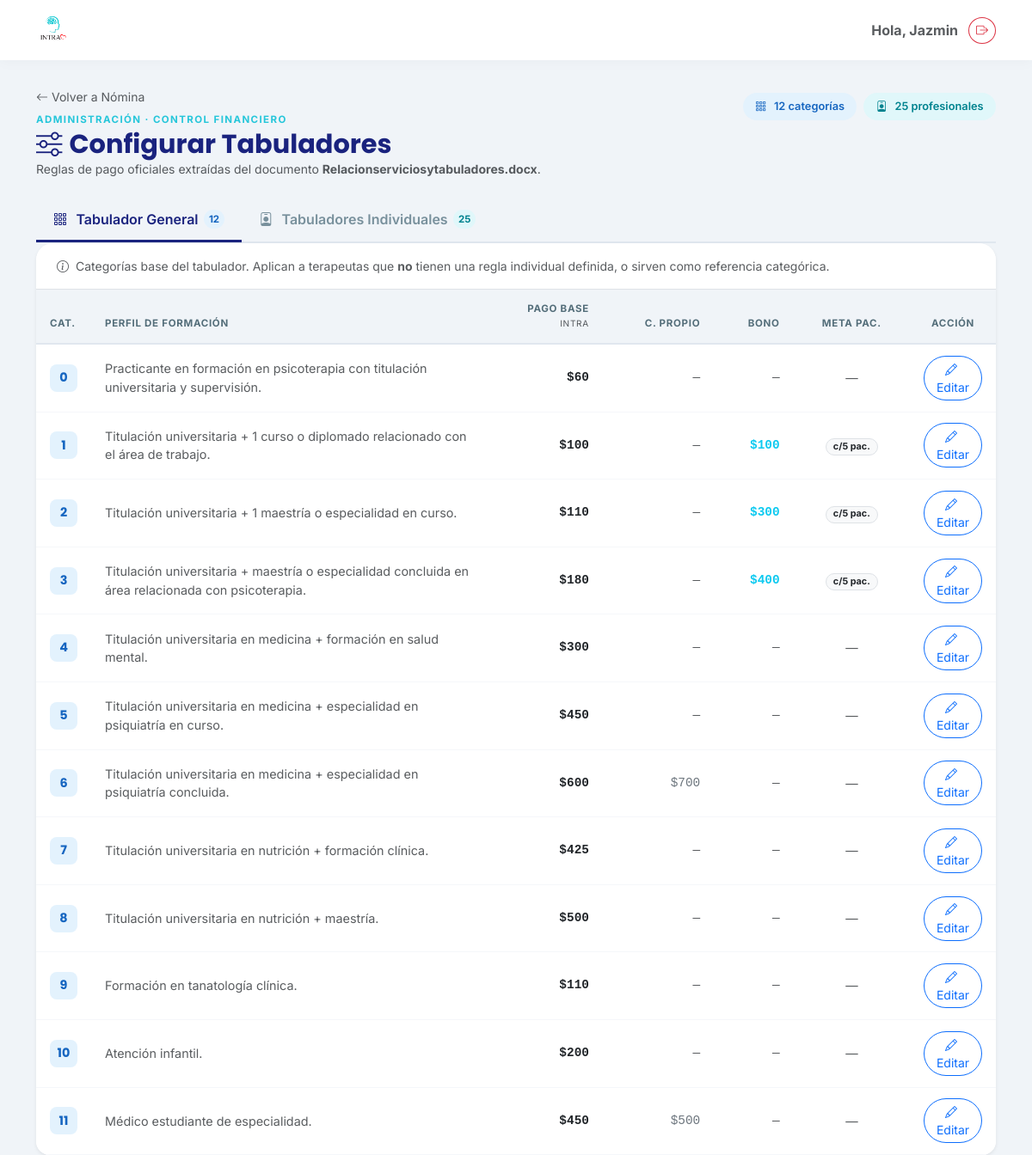
The app's page /nomina/tabuladores/ (signed in) with its own data.
### clinica/models.py (models this page shows, shortened)
class TabuladorGeneral(models.Model):
    numero = models.IntegerField(unique=True, help_text="Número de categoría (0 al 11).")
    descripcion = models.TextField(help_text="Perfil de formación que corresponde a esta categoría.")
    pago_base = models.DecimalField(max_digits=8, decimal_places=2,
                                    help_text="Monto fijo por sesión en consultorio INTRA.")
    pago_consultorio_propio = models.DecimalField(
        max_digits=8, decimal_places=2, null=True, blank=True,
        help_text="Monto alternativo si la sesión es en consultorio del terapeuta (cats. 6 y 11)."
    )
    bono_monto = models.DecimalField(max_digits=8, decimal_places=2, null=True, blank=True,
                                     help_text="Monto del bono al alcanzar el umbral de pacientes.")
    bono_umbral_pacientes = models.IntegerField(
        null=True, blank=True,
        help_text="Número de pacientes semanales necesarios para activar el bono (repetible)."
    )
    class Meta:
        verbose_name = "Tabulador General"
        verbose_name_plural = "Tabulador General"
        ordering = ['numero']

### clinica/views.py (the view)
# urls.py: path('nomina/tabuladores/', clinica_views.tabuladores_config, name='tabuladores_config'),
@login_required
def tabuladores_config(request):
    if not request.user.is_staff:
        return redirect('home')
    from .models import TabuladorGeneral, ReglaTerapeuta
    categorias = TabuladorGeneral.objects.order_by('numero')
    reglas = (
        ReglaTerapeuta.objects
        .select_related('terapeuta', 'tabulador_base')
        .order_by('terapeuta__nombre')
    )
    ids_con_regla = reglas.values_list('terapeuta_id', flat=True)
    sin_regla = Terapeuta.objects.filter(activo=True).exclude(id__in=ids_con_regla).order_by('nombre')
    return render(request, 'clinica/tabuladores_config.html', {
        'categorias': categorias,
        'reglas': reglas,
        'sin_regla': sin_regla,
    })

### clinica/templates/clinica/tabuladores_config.html (shortened to what this page needs)
{% extends 'clinica/base.html' %}
{% block content %}
<div class="d-flex flex-wrap justify-content-between align-items-start gap-3 mb-4">
    <div>
        <a href="{% url 'nomina_lista' %}"
           class="text-decoration-none text-muted small d-inline-flex align-items-center gap-1 mb-2">
            <i class="bi bi-arrow-left"></i> Volver a Nómina
        </a>
        <p class="nom-eyebrow">Administración · Control Financiero</p>
        <h2 class="nom-title"><i class="bi bi-sliders me-2"></i>Configurar Tabuladores</h2>
        <p class="text-muted small mb-0">
            Reglas de pago oficiales extraídas del documento
            <strong>Relacionserviciosytabuladores.docx</strong>.
        </p>
    </div>
    <div class="d-flex align-items-center gap-2 mt-2">
        <span class="badge-resumen">
            <i class="bi bi-grid-3x3-gap me-1"></i>{{ categorias|length }} categorías
        </span>
        <span class="badge-resumen badge-resumen--teal">
            <i class="bi bi-person-badge me-1"></i>{{ reglas|length }} profesionales
        </span>
    </div>
</div>
<ul class="nav nav-tabs tab-nomina mb-0" id="tabsTabulador" role="tablist">
    <li class="nav-item" role="presentation">
        <button class="nav-link active fw-semibold" id="tab-general-btn"
                data-bs-toggle="tab" data-bs-target="#tabGeneral"
                type="button" role="tab">
            <i class="bi bi-grid-3x3-gap me-1"></i>Tabulador General
            <span class="tab-count">{{ categorias|length }}</span>
        </button>
    </li>
    <li class="nav-item" role="presentation">
        <button class="nav-link fw-semibold" id="tab-individual-btn"
                data-bs-toggle="tab" data-bs-target="#tabIndividual"
                type="button" role="tab">
            <i class="bi bi-person-badge me-1"></i>Tabuladores Individuales
            <span class="tab-count tab-count--teal">{{ reglas|length }}</span>
        </button>
    </li>
</ul>
<div class="tab-content" id="tabsTabuladorContent">
    <div class="tab-pane fade show active" id="tabGeneral" role="tabpanel">
        <div class="card shadow-sm border-0 rounded-bottom-4 overflow-hidden">
            <div class="card-header bg-white border-bottom px-4 py-3">
                <p class="text-muted small mb-0">
                    <i class="bi bi-info-circle me-1"></i>
                    Categorías base del tabulador. Aplican a terapeutas que <strong>no</strong> tienen
                    una regla individual definida, o sirven como referencia categórica.
                </p>
            </div>
            <div class="card-body p-0">
                <div class="table-responsive">
                    <table class="table table-hover align-middle mb-0 tabla-tabulador">
                        <thead>
                            <tr>
                                <th style="width:56px">Cat.</th>
                                <th>Perfil de formación</th>
                                <th class="text-end">Pago Base<br><small class="fw-normal text-muted">INTRA</small></th>
                                <th class="text-end">C. Propio</th>
                                <th class="text-end">Bono</th>
                                <th class="text-center">Meta pac.</th>
                                <th class="text-center" style="width:100px">Acción</th>
                            </tr>
                        </thead>
                        <tbody>
                            {% for cat in categorias %}
                            <tr>
                                <td class="text-center">
                                    <span class="cat-badge">{{ cat.numero }}</span>
                                </td>
                                <td class="text-muted small" style="max-width:340px">
                                    {{ cat.descripcion }}
                                </td>
                                <td class="text-end font-monospace fw-bold text-dark">
                                    ${{ cat.pago_base|floatformat:0 }}
                                </td>
                                <td class="text-end font-monospace text-secondary">
                                    {% if cat.pago_consultorio_propio %}
                                        ${{ cat.pago_consultorio_propio|floatformat:0 }}
                                    {% else %}
                                        <span class="text-muted">—</span>
                                    {% endif %}
                                </td>
                                <td class="text-end font-monospace">
                                    {% if cat.bono_monto %}
                                        <span class="text-info fw-semibold">${{ cat.bono_monto|floatformat:0 }}</span>
                                    {% else %}
                                        <span class="text-muted">—</span>
                                    {% endif %}
                                </td>
                                <td class="text-center">
                                    {% if cat.bono_umbral_pacientes %}
                                        <span class="badge bg-light text-dark border rounded-pill px-2">
                                            c/{{ cat.bono_umbral_pacientes }} pac.
                                        </span>
                                    {% else %}
                                        <span class="text-muted">—</span>
                                    {% endif %}
                                </td>
                                <td class="text-center">
                                    <button type="button"
                                        class="btn btn-sm btn-outline-primary rounded-pill btn-editar-cat"
                                        data-id="{{ cat.id }}"
                                        data-numero="{{ cat.numero }}"
                                        data-descripcion="{{ cat.descripcion|escapejs }}"
                                        data-pago_base="{{ cat.pago_base }}"
                                        data-pago_consultorio_propio="{{ cat.pago_consultorio_propio|default:'' }}"
                                        data-bono_monto="{{ cat.bono_monto|default:'' }}"
                                        data-bono_umbral_pacientes="{{ cat.bono_umbral_pacientes|default:'' }}"
                                        data-url="{% url 'tabuladores_editar_categoria' cat.id %}"
                                        data-bs-toggle="modal" data-bs-target="#modalCategoria">
                                        <i class="bi bi-pencil me-1"></i>Editar
                                    </button>
                                </td>
                            </tr>
                            {% endfor %}
                        </tbody>
                    </table>
                </div>
            </div>
        </div>
    </div>
</div>
{% endblock %}

### clinica/templates/clinica/base.html (shortened to what this page needs)
{% load static %}
<!DOCTYPE html>
<html lang="es">
<head>
    <link href="https://cdn.jsdelivr.net/npm/bootstrap@5.3.0/dist/css/bootstrap.min.css" rel="stylesheet">
    <link rel="stylesheet" href="https://cdn.jsdelivr.net/npm/bootstrap-icons@1.10.5/font/bootstrap-icons.css">
</head>
<body>
    <nav class="navbar navbar-expand-lg fixed-top">
        <div class="container">
            <a class="navbar-brand d-flex align-items-center" href="{% url 'home' %}">
               <img src="{% static 'clinica/images/logo.png' %}" alt="Logo INTRA" class="me-2">
            </a>
            <div class="d-flex align-items-center gap-2">
                <span class="me-1 text-muted fw-bold d-none d-md-block">
                    Hola, {{ user.username|title }}
                </span>
<form action="{% url 'logout' %}" method="post">
                    <button type="submit" class="btn btn-outline-danger btn-sm rounded-circle" title="Cerrar Sesión">
                        <i class="bi bi-box-arrow-right"></i>
                    </button>
                </form>
            </div>
        </div>
    </nav>
    <div class="container" style="margin-top: 100px;">
        {% block content %}
        {% endblock %}
    </div>
</body>
<link href="https://cdn.jsdelivr.net/npm/select2@4.1.0-rc.0/dist/css/select2.min.css" rel="stylesheet" />
<link rel="stylesheet" href="https://cdn.jsdelivr.net/npm/select2-bootstrap-5-theme@1.3.0/dist/select2-bootstrap-5-theme.min.css" />
</html>

### clinica/templates/clinica/base.html (style rules this page uses)
:root { --intra-primary: #26C6DA; --intra-secondary: #EF5350; --intra-dark: #37474F; --intra-light: #F0F4F8; --intra-white: #FFFFFF; }
body { background-color: var(--intra-light); font-family: 'Inter', sans-serif; color: var(--intra-dark); }
h1, h2, h3, h4, h5, .navbar-brand { font-family: 'Poppins', sans-serif; }
.card { border: none; border-radius: 20px; box-shadow: 0 10px 30px rgba(0,0,0,0.05); }
.navbar { background-color: var(--intra-white); box-shadow: 0 2px 15px rgba(0,0,0,0.03); padding-top: 10px; padding-bottom: 10px; }
.navbar-brand img { height: 40px; width: auto; }

### clinica/templates/clinica/tabuladores_config.html (style rules this page uses)
.nom-eyebrow { font-size: 0.72rem; font-weight: 700; letter-spacing: 0.12em; text-transform: uppercase; color: #26C6DA; margin-bottom: 0.1rem; }
.nom-title { font-family: 'Poppins', sans-serif; font-weight: 700; color: #1A237E; font-size: 1.9rem; margin-bottom: 0; }
.badge-resumen { display: inline-flex; align-items: center; gap: 0.3rem; padding: 0.4rem 0.9rem; border-radius: 50px; background: #E3F2FD; color: #1565C0; font-size: 0.8rem; font-weight: 600; }
.badge-resumen--teal { background: #E0F7FA; color: #00838F; }
.tab-nomina { border-bottom: 2px solid #E0E7EF; }
.tab-nomina .nav-link { color: #78909C; border: none; border-radius: 0; padding: 0.75rem 1.25rem; border-bottom: 3px solid transparent; transition: all 0.2s; display: flex; align-items: center; gap: 0.4rem; }
.tab-nomina .nav-link.active { color: #1A237E; border-bottom-color: #1A237E; background: transparent; font-weight: 700; }
.tab-count { display: inline-flex; align-items: center; justify-content: center; min-width: 22px; height: 22px; padding: 0 6px; border-radius: 50px; font-size: 0.72rem; font-weight: 700; background: #E3F2FD; color: #1565C0; }
.tab-count--teal { background: #E0F7FA; color: #00838F; }
.tabla-tabulador thead th { background: #F0F4F8; color: #546E7A; font-size: 0.72rem; font-weight: 700; letter-spacing: 0.06em; text-transform: uppercase; border-bottom: 2px solid #E0E7EF; padding: 0.85rem 1rem; white-space: nowrap; }
.tabla-tabulador tbody td { padding: 0.8rem 1rem; border-bottom: 1px solid #F5F7FA; vertical-align: middle; font-size: 0.9rem; }
.cat-badge { display: inline-flex; align-items: center; justify-content: center; width: 32px; height: 32px; border-radius: 8px; background: #E3F2FD; color: #1565C0; font-family: 'Poppins', sans-serif; font-weight: 700; font-size: 0.9rem; }

### records on screen
TabuladorGeneral: numero "0", descripcion "Practicante en formación en psicoterapia con titulación universitaria y supervisión.", pago_base "60"
TabuladorGeneral: numero "1", descripcion "Titulación universitaria + 1 curso o diplomado relacionado con el área de trabajo.", pago_base "100", bono_monto "100", bono_umbral_pacientes "5"
TabuladorGeneral: numero "2", descripcion "Titulación universitaria + 1 maestría o especialidad en curso.", pago_base "110", bono_monto "300", bono_umbral_pacientes "5"
TabuladorGeneral: numero "3", descripcion "Titulación universitaria + maestría o especialidad concluida en área relacionada con psicoterapia.", pago_base "180", bono_monto "400", bono_umbral_pacientes "5"
TabuladorGeneral: numero "4", descripcion "Titulación universitaria en medicina + formación en salud mental.", pago_base "300"
TabuladorGeneral: numero "5", descripcion "Titulación universitaria en medicina + especialidad en psiquiatría en curso.", pago_base "450"
TabuladorGeneral: numero "6", descripcion "Titulación universitaria en medicina + especialidad en psiquiatría concluida.", pago_base "600", pago_consultorio_propio "700"
TabuladorGeneral: numero "7", descripcion "Titulación universitaria en nutrición + formación clínica.", pago_base "425"
TabuladorGeneral: numero "8", descripcion "Titulación universitaria en nutrición + maestría.", pago_base "500"
TabuladorGeneral: numero "9", descripcion "Formación en tanatología clínica.", pago_base "110"
TabuladorGeneral: numero "10", descripcion "Atención infantil.", pago_base "200"
TabuladorGeneral: numero "11", descripcion "Médico estudiante de especialidad.", pago_base "450", pago_consultorio_propio "500"

### other values on screen
{{ user.username|title }} "Jazmin"
{{ categorias|length }} "12"
{{ reglas|length }} "25"
